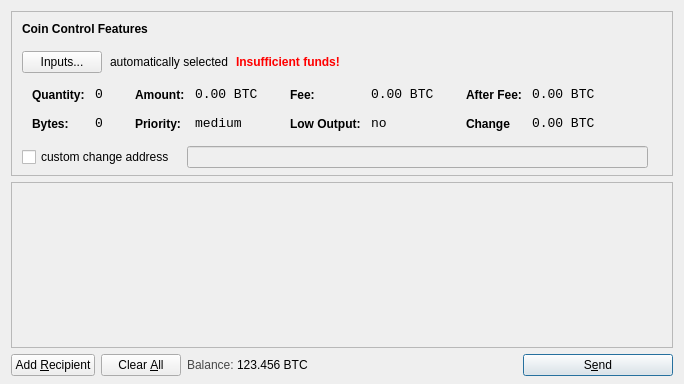
<?xml version="1.0" encoding="UTF-8"?>
<ui version="4.0">
 <class>SendCoinsDialog</class>
 <widget class="QDialog" name="SendCoinsDialog">
  <property name="geometry">
   <rect>
    <x>0</x>
    <y>0</y>
    <width>681</width>
    <height>384</height>
   </rect>
  </property>
  <property name="windowTitle">
   <string>Send Coins</string>
  </property>
  <layout class="QVBoxLayout" name="verticalLayout" stretch="0,1,0">
   <property name="bottomMargin">
    <number>8</number>
   </property>
   <item>
    <widget class="QFrame" name="frameCoinControl">
     <property name="sizePolicy">
      <sizepolicy hsizetype="Expanding" vsizetype="Expanding">
       <horstretch>0</horstretch>
       <verstretch>0</verstretch>
      </sizepolicy>
     </property>
     <property name="maximumSize">
      <size>
       <width>16777215</width>
       <height>16777215</height>
      </size>
     </property>
     <property name="frameShape">
      <enum>QFrame::StyledPanel</enum>
     </property>
     <property name="frameShadow">
      <enum>QFrame::Sunken</enum>
     </property>
     <layout class="QVBoxLayout" name="verticalLayoutCoinControl2">
      <property name="spacing">
       <number>6</number>
      </property>
      <property name="leftMargin">
       <number>0</number>
      </property>
      <property name="topMargin">
       <number>0</number>
      </property>
      <property name="rightMargin">
       <number>0</number>
      </property>
      <property name="bottomMargin">
       <number>6</number>
      </property>
      <item>
       <layout class="QVBoxLayout" name="verticalLayoutCoinControl" stretch="0,0,0,0,1">
        <property name="spacing">
         <number>0</number>
        </property>
        <property name="leftMargin">
         <number>10</number>
        </property>
        <property name="topMargin">
         <number>10</number>
        </property>
        <item>
         <layout class="QHBoxLayout" name="horizontalLayoutCoinControl1">
          <property name="bottomMargin">
           <number>15</number>
          </property>
          <item>
           <widget class="QLabel" name="labelCoinControlFeatures">
            <property name="sizePolicy">
             <sizepolicy hsizetype="Preferred" vsizetype="Maximum">
              <horstretch>0</horstretch>
              <verstretch>0</verstretch>
             </sizepolicy>
            </property>
            <property name="font">
             <font>
              <weight>75</weight>
              <bold>true</bold>
             </font>
            </property>
            <property name="styleSheet">
             <string notr="true">font-weight:bold;</string>
            </property>
            <property name="text">
             <string>Coin Control Features</string>
            </property>
           </widget>
          </item>
         </layout>
        </item>
        <item>
         <layout class="QHBoxLayout" name="horizontalLayoutCoinControl2" stretch="0,0,0,0">
          <property name="spacing">
           <number>8</number>
          </property>
          <property name="bottomMargin">
           <number>10</number>
          </property>
          <item>
           <widget class="QPushButton" name="pushButtonCoinControl">
            <property name="styleSheet">
             <string notr="true"/>
            </property>
            <property name="text">
             <string>Inputs...</string>
            </property>
           </widget>
          </item>
          <item>
           <widget class="QLabel" name="labelCoinControlAutomaticallySelected">
            <property name="text">
             <string>automatically selected</string>
            </property>
            <property name="margin">
             <number>5</number>
            </property>
           </widget>
          </item>
          <item>
           <widget class="QLabel" name="labelCoinControlInsuffFunds">
            <property name="font">
             <font>
              <weight>75</weight>
              <bold>true</bold>
             </font>
            </property>
            <property name="styleSheet">
             <string notr="true">color:red;font-weight:bold;</string>
            </property>
            <property name="text">
             <string>Insufficient funds!</string>
            </property>
            <property name="margin">
             <number>5</number>
            </property>
           </widget>
          </item>
          <item>
           <spacer name="horizontalSpacerCoinControl">
            <property name="orientation">
             <enum>Qt::Horizontal</enum>
            </property>
            <property name="sizeHint" stdset="0">
             <size>
              <width>40</width>
              <height>1</height>
             </size>
            </property>
           </spacer>
          </item>
         </layout>
        </item>
        <item>
         <widget class="QWidget" name="widgetCoinControl" native="true">
          <property name="sizePolicy">
           <sizepolicy hsizetype="Preferred" vsizetype="Preferred">
            <horstretch>0</horstretch>
            <verstretch>0</verstretch>
           </sizepolicy>
          </property>
          <property name="minimumSize">
           <size>
            <width>0</width>
            <height>0</height>
           </size>
          </property>
          <property name="styleSheet">
           <string notr="true"/>
          </property>
          <layout class="QHBoxLayout" name="horizontalLayoutCoinControl5">
           <property name="margin">
            <number>0</number>
           </property>
           <item>
            <layout class="QHBoxLayout" name="horizontalLayoutCoinControl3" stretch="0,0,0,1">
             <property name="spacing">
              <number>20</number>
             </property>
             <property name="topMargin">
              <number>0</number>
             </property>
             <property name="bottomMargin">
              <number>10</number>
             </property>
             <item>
              <layout class="QFormLayout" name="formLayoutCoinControl1">
               <property name="horizontalSpacing">
                <number>10</number>
               </property>
               <property name="verticalSpacing">
                <number>14</number>
               </property>
               <property name="leftMargin">
                <number>10</number>
               </property>
               <property name="topMargin">
                <number>4</number>
               </property>
               <property name="rightMargin">
                <number>6</number>
               </property>
               <item row="0" column="0">
                <widget class="QLabel" name="labelCoinControlQuantityText">
                 <property name="styleSheet">
                  <string notr="true">font-weight:bold;</string>
                 </property>
                 <property name="text">
                  <string>Quantity:</string>
                 </property>
                 <property name="margin">
                  <number>0</number>
                 </property>
                </widget>
               </item>
               <item row="0" column="1">
                <widget class="QLabel" name="labelCoinControlQuantity">
                 <property name="font">
                  <font>
                   <family>Monospace</family>
                   <pointsize>10</pointsize>
                  </font>
                 </property>
                 <property name="cursor">
                  <cursorShape>IBeamCursor</cursorShape>
                 </property>
                 <property name="contextMenuPolicy">
                  <enum>Qt::ActionsContextMenu</enum>
                 </property>
                 <property name="text">
                  <string>0</string>
                 </property>
                 <property name="margin">
                  <number>0</number>
                 </property>
                 <property name="textInteractionFlags">
                  <set>Qt::LinksAccessibleByMouse|Qt::TextSelectableByKeyboard|Qt::TextSelectableByMouse</set>
                 </property>
                </widget>
               </item>
               <item row="1" column="0">
                <widget class="QLabel" name="labelCoinControlBytesText">
                 <property name="styleSheet">
                  <string notr="true">font-weight:bold;</string>
                 </property>
                 <property name="text">
                  <string>Bytes:</string>
                 </property>
                </widget>
               </item>
               <item row="1" column="1">
                <widget class="QLabel" name="labelCoinControlBytes">
                 <property name="font">
                  <font>
                   <family>Monospace</family>
                   <pointsize>10</pointsize>
                  </font>
                 </property>
                 <property name="cursor">
                  <cursorShape>IBeamCursor</cursorShape>
                 </property>
                 <property name="contextMenuPolicy">
                  <enum>Qt::ActionsContextMenu</enum>
                 </property>
                 <property name="text">
                  <string>0</string>
                 </property>
                 <property name="textInteractionFlags">
                  <set>Qt::LinksAccessibleByMouse|Qt::TextSelectableByKeyboard|Qt::TextSelectableByMouse</set>
                 </property>
                </widget>
               </item>
              </layout>
             </item>
             <item>
              <layout class="QFormLayout" name="formLayoutCoinControl2">
               <property name="horizontalSpacing">
                <number>10</number>
               </property>
               <property name="verticalSpacing">
                <number>14</number>
               </property>
               <property name="leftMargin">
                <number>6</number>
               </property>
               <property name="topMargin">
                <number>4</number>
               </property>
               <property name="rightMargin">
                <number>6</number>
               </property>
               <item row="0" column="0">
                <widget class="QLabel" name="labelCoinControlAmountText">
                 <property name="styleSheet">
                  <string notr="true">font-weight:bold;</string>
                 </property>
                 <property name="text">
                  <string>Amount:</string>
                 </property>
                 <property name="margin">
                  <number>0</number>
                 </property>
                </widget>
               </item>
               <item row="0" column="1">
                <widget class="QLabel" name="labelCoinControlAmount">
                 <property name="font">
                  <font>
                   <family>Monospace</family>
                   <pointsize>10</pointsize>
                  </font>
                 </property>
                 <property name="cursor">
                  <cursorShape>IBeamCursor</cursorShape>
                 </property>
                 <property name="contextMenuPolicy">
                  <enum>Qt::ActionsContextMenu</enum>
                 </property>
                 <property name="text">
                  <string>0.00 BTC</string>
                 </property>
                 <property name="textInteractionFlags">
                  <set>Qt::LinksAccessibleByMouse|Qt::TextSelectableByKeyboard|Qt::TextSelectableByMouse</set>
                 </property>
                </widget>
               </item>
               <item row="1" column="0">
                <widget class="QLabel" name="labelCoinControlPriorityText">
                 <property name="styleSheet">
                  <string notr="true">font-weight:bold;</string>
                 </property>
                 <property name="text">
                  <string>Priority:</string>
                 </property>
                </widget>
               </item>
               <item row="1" column="1">
                <widget class="QLabel" name="labelCoinControlPriority">
                 <property name="font">
                  <font>
                   <family>Monospace</family>
                   <pointsize>10</pointsize>
                  </font>
                 </property>
                 <property name="cursor">
                  <cursorShape>IBeamCursor</cursorShape>
                 </property>
                 <property name="contextMenuPolicy">
                  <enum>Qt::ActionsContextMenu</enum>
                 </property>
                 <property name="text">
                  <string>medium</string>
                 </property>
                 <property name="textInteractionFlags">
                  <set>Qt::LinksAccessibleByMouse|Qt::TextSelectableByKeyboard|Qt::TextSelectableByMouse</set>
                 </property>
                </widget>
               </item>
              </layout>
             </item>
             <item>
              <layout class="QFormLayout" name="formLayoutCoinControl3">
               <property name="horizontalSpacing">
                <number>10</number>
               </property>
               <property name="verticalSpacing">
                <number>14</number>
               </property>
               <property name="leftMargin">
                <number>6</number>
               </property>
               <property name="topMargin">
                <number>4</number>
               </property>
               <property name="rightMargin">
                <number>6</number>
               </property>
               <item row="0" column="0">
                <widget class="QLabel" name="labelCoinControlFeeText">
                 <property name="styleSheet">
                  <string notr="true">font-weight:bold;</string>
                 </property>
                 <property name="text">
                  <string>Fee:</string>
                 </property>
                 <property name="margin">
                  <number>0</number>
                 </property>
                </widget>
               </item>
               <item row="0" column="1">
                <widget class="QLabel" name="labelCoinControlFee">
                 <property name="font">
                  <font>
                   <family>Monospace</family>
                   <pointsize>10</pointsize>
                  </font>
                 </property>
                 <property name="cursor">
                  <cursorShape>IBeamCursor</cursorShape>
                 </property>
                 <property name="contextMenuPolicy">
                  <enum>Qt::ActionsContextMenu</enum>
                 </property>
                 <property name="text">
                  <string>0.00 BTC</string>
                 </property>
                 <property name="textInteractionFlags">
                  <set>Qt::LinksAccessibleByMouse|Qt::TextSelectableByKeyboard|Qt::TextSelectableByMouse</set>
                 </property>
                </widget>
               </item>
               <item row="1" column="0">
                <widget class="QLabel" name="labelCoinControlLowOutputText">
                 <property name="styleSheet">
                  <string notr="true">font-weight:bold;</string>
                 </property>
                 <property name="text">
                  <string>Low Output:</string>
                 </property>
                </widget>
               </item>
               <item row="1" column="1">
                <widget class="QLabel" name="labelCoinControlLowOutput">
                 <property name="font">
                  <font>
                   <family>Monospace</family>
                   <pointsize>10</pointsize>
                  </font>
                 </property>
                 <property name="cursor">
                  <cursorShape>IBeamCursor</cursorShape>
                 </property>
                 <property name="contextMenuPolicy">
                  <enum>Qt::ActionsContextMenu</enum>
                 </property>
                 <property name="text">
                  <string>no</string>
                 </property>
                 <property name="textInteractionFlags">
                  <set>Qt::LinksAccessibleByMouse|Qt::TextSelectableByKeyboard|Qt::TextSelectableByMouse</set>
                 </property>
                </widget>
               </item>
              </layout>
             </item>
             <item>
              <layout class="QFormLayout" name="formLayoutCoinControl4">
               <property name="horizontalSpacing">
                <number>10</number>
               </property>
               <property name="verticalSpacing">
                <number>14</number>
               </property>
               <property name="leftMargin">
                <number>6</number>
               </property>
               <property name="topMargin">
                <number>4</number>
               </property>
               <property name="rightMargin">
                <number>6</number>
               </property>
               <item row="0" column="0">
                <widget class="QLabel" name="labelCoinControlAfterFeeText">
                 <property name="styleSheet">
                  <string notr="true">font-weight:bold;</string>
                 </property>
                 <property name="text">
                  <string>After Fee:</string>
                 </property>
                 <property name="margin">
                  <number>0</number>
                 </property>
                </widget>
               </item>
               <item row="0" column="1">
                <widget class="QLabel" name="labelCoinControlAfterFee">
                 <property name="font">
                  <font>
                   <family>Monospace</family>
                   <pointsize>10</pointsize>
                  </font>
                 </property>
                 <property name="cursor">
                  <cursorShape>IBeamCursor</cursorShape>
                 </property>
                 <property name="contextMenuPolicy">
                  <enum>Qt::ActionsContextMenu</enum>
                 </property>
                 <property name="text">
                  <string>0.00 BTC</string>
                 </property>
                 <property name="textInteractionFlags">
                  <set>Qt::LinksAccessibleByMouse|Qt::TextSelectableByKeyboard|Qt::TextSelectableByMouse</set>
                 </property>
                </widget>
               </item>
               <item row="1" column="0">
                <widget class="QLabel" name="labelCoinControlChangeText">
                 <property name="styleSheet">
                  <string notr="true">font-weight:bold;</string>
                 </property>
                 <property name="text">
                  <string>Change</string>
                 </property>
                </widget>
               </item>
               <item row="1" column="1">
                <widget class="QLabel" name="labelCoinControlChange">
                 <property name="font">
                  <font>
                   <family>Monospace</family>
                   <pointsize>10</pointsize>
                  </font>
                 </property>
                 <property name="cursor">
                  <cursorShape>IBeamCursor</cursorShape>
                 </property>
                 <property name="contextMenuPolicy">
                  <enum>Qt::ActionsContextMenu</enum>
                 </property>
                 <property name="text">
                  <string>0.00 BTC</string>
                 </property>
                 <property name="textInteractionFlags">
                  <set>Qt::LinksAccessibleByMouse|Qt::TextSelectableByKeyboard|Qt::TextSelectableByMouse</set>
                 </property>
                </widget>
               </item>
              </layout>
             </item>
            </layout>
           </item>
          </layout>
         </widget>
        </item>
        <item>
         <layout class="QHBoxLayout" name="horizontalLayoutCoinControl4" stretch="0,0,0">
          <property name="spacing">
           <number>12</number>
          </property>
          <property name="sizeConstraint">
           <enum>QLayout::SetDefaultConstraint</enum>
          </property>
          <property name="topMargin">
           <number>5</number>
          </property>
          <property name="rightMargin">
           <number>5</number>
          </property>
          <item>
           <widget class="QCheckBox" name="checkBoxCoinControlChange">
            <property name="text">
             <string>custom change address</string>
            </property>
           </widget>
          </item>
          <item>
           <widget class="QLineEdit" name="lineEditCoinControlChange">
            <property name="enabled">
             <bool>false</bool>
            </property>
            <property name="sizePolicy">
             <sizepolicy hsizetype="Expanding" vsizetype="Fixed">
              <horstretch>0</horstretch>
              <verstretch>0</verstretch>
             </sizepolicy>
            </property>
           </widget>
          </item>
          <item>
           <widget class="QLabel" name="labelCoinControlChangeLabel">
            <property name="sizePolicy">
             <sizepolicy hsizetype="Preferred" vsizetype="Expanding">
              <horstretch>0</horstretch>
              <verstretch>0</verstretch>
             </sizepolicy>
            </property>
            <property name="minimumSize">
             <size>
              <width>0</width>
              <height>0</height>
             </size>
            </property>
            <property name="text">
             <string/>
            </property>
            <property name="margin">
             <number>3</number>
            </property>
           </widget>
          </item>
         </layout>
        </item>
        <item>
         <spacer name="verticalSpacerCoinControl">
          <property name="orientation">
           <enum>Qt::Vertical</enum>
          </property>
          <property name="sizeHint" stdset="0">
           <size>
            <width>650</width>
            <height>1</height>
           </size>
          </property>
         </spacer>
        </item>
       </layout>
      </item>
     </layout>
    </widget>
   </item>
   <item>
    <widget class="QScrollArea" name="scrollArea">
     <property name="widgetResizable">
      <bool>true</bool>
     </property>
     <widget class="QWidget" name="scrollAreaWidgetContents">
      <property name="geometry">
       <rect>
        <x>0</x>
        <y>0</y>
        <width>661</width>
        <height>158</height>
       </rect>
      </property>
      <layout class="QVBoxLayout" name="verticalLayout_2">
       <property name="margin">
        <number>0</number>
       </property>
       <item>
        <layout class="QVBoxLayout" name="entries">
         <property name="spacing">
          <number>6</number>
         </property>
        </layout>
       </item>
       <item>
        <spacer name="verticalSpacer">
         <property name="orientation">
          <enum>Qt::Vertical</enum>
         </property>
         <property name="sizeHint" stdset="0">
          <size>
           <width>20</width>
           <height>40</height>
          </size>
         </property>
        </spacer>
       </item>
      </layout>
     </widget>
    </widget>
   </item>
   <item>
    <layout class="QHBoxLayout" name="horizontalLayout">
     <item>
      <widget class="QPushButton" name="addButton">
       <property name="toolTip">
        <string>Send to multiple recipients at once</string>
       </property>
       <property name="text">
        <string>Add &amp;Recipient</string>
       </property>
       <property name="icon">
        <iconset resource="../rapidz.qrc">
         <normaloff>:/icons/add</normaloff>:/icons/add</iconset>
       </property>
       <property name="autoDefault">
        <bool>false</bool>
       </property>
      </widget>
     </item>
     <item>
      <widget class="QPushButton" name="clearButton">
       <property name="sizePolicy">
        <sizepolicy hsizetype="Minimum" vsizetype="Fixed">
         <horstretch>0</horstretch>
         <verstretch>0</verstretch>
        </sizepolicy>
       </property>
       <property name="toolTip">
        <string>Remove all transaction fields</string>
       </property>
       <property name="text">
        <string>Clear &amp;All</string>
       </property>
       <property name="icon">
        <iconset resource="../rapidz.qrc">
         <normaloff>:/icons/remove</normaloff>:/icons/remove</iconset>
       </property>
       <property name="autoRepeatDelay">
        <number>300</number>
       </property>
       <property name="autoDefault">
        <bool>false</bool>
       </property>
      </widget>
     </item>
     <item>
      <layout class="QHBoxLayout" name="horizontalLayout_2">
       <property name="spacing">
        <number>3</number>
       </property>
       <item>
        <widget class="QLabel" name="label">
         <property name="sizePolicy">
          <sizepolicy hsizetype="Preferred" vsizetype="Fixed">
           <horstretch>0</horstretch>
           <verstretch>0</verstretch>
          </sizepolicy>
         </property>
         <property name="styleSheet">
          <string notr="true">#label { color: #464747; }</string>
         </property>
         <property name="text">
          <string>Balance:</string>
         </property>
        </widget>
       </item>
       <item>
        <widget class="QLabel" name="labelBalance">
         <property name="sizePolicy">
          <sizepolicy hsizetype="Preferred" vsizetype="Fixed">
           <horstretch>0</horstretch>
           <verstretch>0</verstretch>
          </sizepolicy>
         </property>
         <property name="cursor">
          <cursorShape>IBeamCursor</cursorShape>
         </property>
         <property name="styleSheet">
          <string notr="true">#label { color: #464747; }</string>
         </property>
         <property name="text">
          <string>123.456 BTC</string>
         </property>
         <property name="textInteractionFlags">
          <set>Qt::LinksAccessibleByMouse|Qt::TextSelectableByKeyboard|Qt::TextSelectableByMouse</set>
         </property>
        </widget>
       </item>
      </layout>
     </item>
     <item>
      <spacer name="horizontalSpacer">
       <property name="orientation">
        <enum>Qt::Horizontal</enum>
       </property>
       <property name="sizeHint" stdset="0">
        <size>
         <width>40</width>
         <height>20</height>
        </size>
       </property>
      </spacer>
     </item>
     <item>
      <widget class="QPushButton" name="sendButton">
       <property name="minimumSize">
        <size>
         <width>150</width>
         <height>0</height>
        </size>
       </property>
       <property name="toolTip">
        <string>Confirm the send action</string>
       </property>
       <property name="text">
        <string>S&amp;end</string>
       </property>
       <property name="icon">
        <iconset resource="../rapidz.qrc">
         <normaloff>:/icons/send</normaloff>:/icons/send</iconset>
       </property>
       <property name="default">
        <bool>true</bool>
       </property>
      </widget>
     </item>
    </layout>
   </item>
  </layout>
 </widget>
 <resources>
  <include location="../rapidz.qrc"/>
 </resources>
 <connections/>
</ui>
